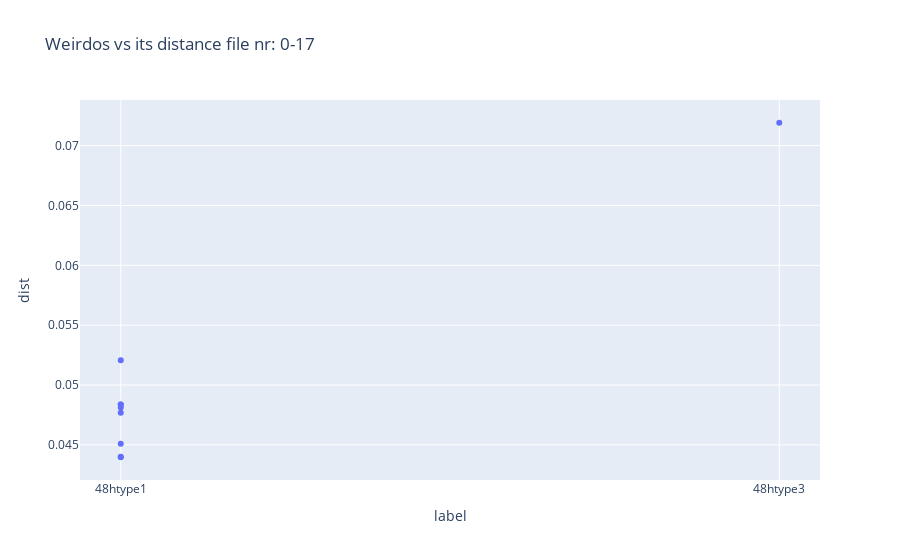

The notebook cell this image was saved under:
### Markdown cell above
# weirdos of 0:17

### Code cell
dataframe =  file_loc_important_cols.sort_values("toten [eV]", ascending=True)[0:17].reset_index()
el = "Li"

col_atom_mapping_el_w_dist_label = f'top1_sorted_idxweirdo_dist_label_{el}'

dist_weirdos_el_appendend = []
label_weirdos_el_appended = []
idx_appended = []

for idx in range(dataframe["geometry"].size):
    atom_mapping_el_w_dist_label = dataframe.at[idx, col_atom_mapping_el_w_dist_label]

    for i in atom_mapping_el_w_dist_label.values():
        dist = i[0]['dist']
        label = i[0]['label']

        dist_weirdos_el_appendend.append(dist)
        label_weirdos_el_appended.append(label)
        idx_appended.append(idx)

df = pd.DataFrame({'dist': dist_weirdos_el_appendend, 'label': label_weirdos_el_appended, 'idx_nr': idx_appended})


fig = px.scatter(df, 
                x = 'label', 
                y = 'dist',
                title = 'Weirdos vs its distance file nr: 0-17'
                )

fig.show(config={'scrollZoom': True})

### Figure 1 — Plotly figure (JSON) as saved in the notebook; plotly's stock layout.template omitted (floating-point values rounded to 4 significant figures)
{"data": [{"hovertemplate": "label=%{x}<br>dist=%{y}<extra></extra>", "legendgroup": "", "marker": {"color": "#636efa", "symbol": "circle"}, "mode": "markers", "name": "", "orientation": "v", "showlegend": false, "type": "scatter", "x": ["48htype1", "48htype1", "48htype1", "48htype1", "48htype1", "48htype1", "48htype1", "48htype1", "48htype3"], "xaxis": "x", "y": [0.04838, 0.04838, 0.0451, 0.04397, 0.044, 0.04813, 0.05206, 0.04769, 0.07191], "yaxis": "y"}], "layout": {"legend": {"tracegroupgap": 0}, "title": {"text": "Weirdos vs its distance file nr: 0-17"}, "xaxis": {"anchor": "y", "domain": [0, 1], "title": {"text": "label"}}, "yaxis": {"anchor": "x", "domain": [0, 1], "title": {"text": "dist"}}}}
